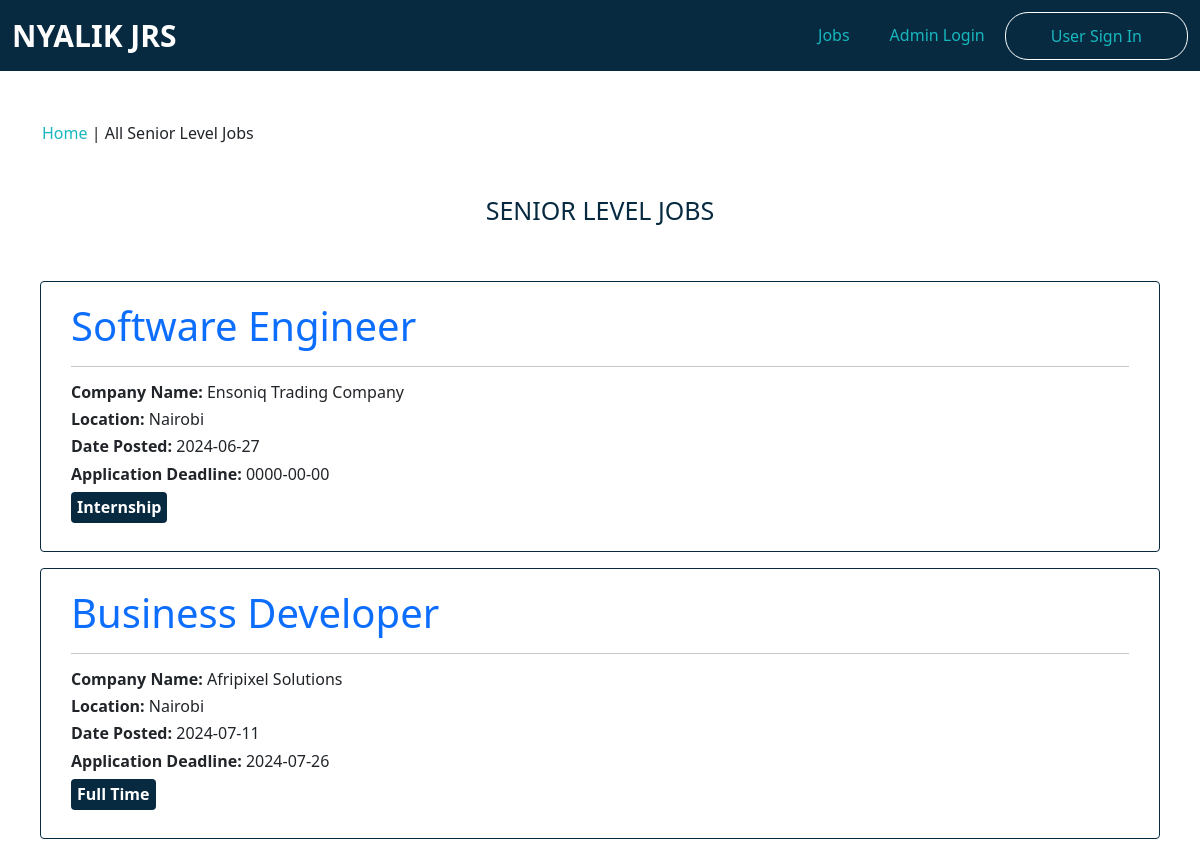
Before: /jobs/senior_level_jobs.php with the older database file.
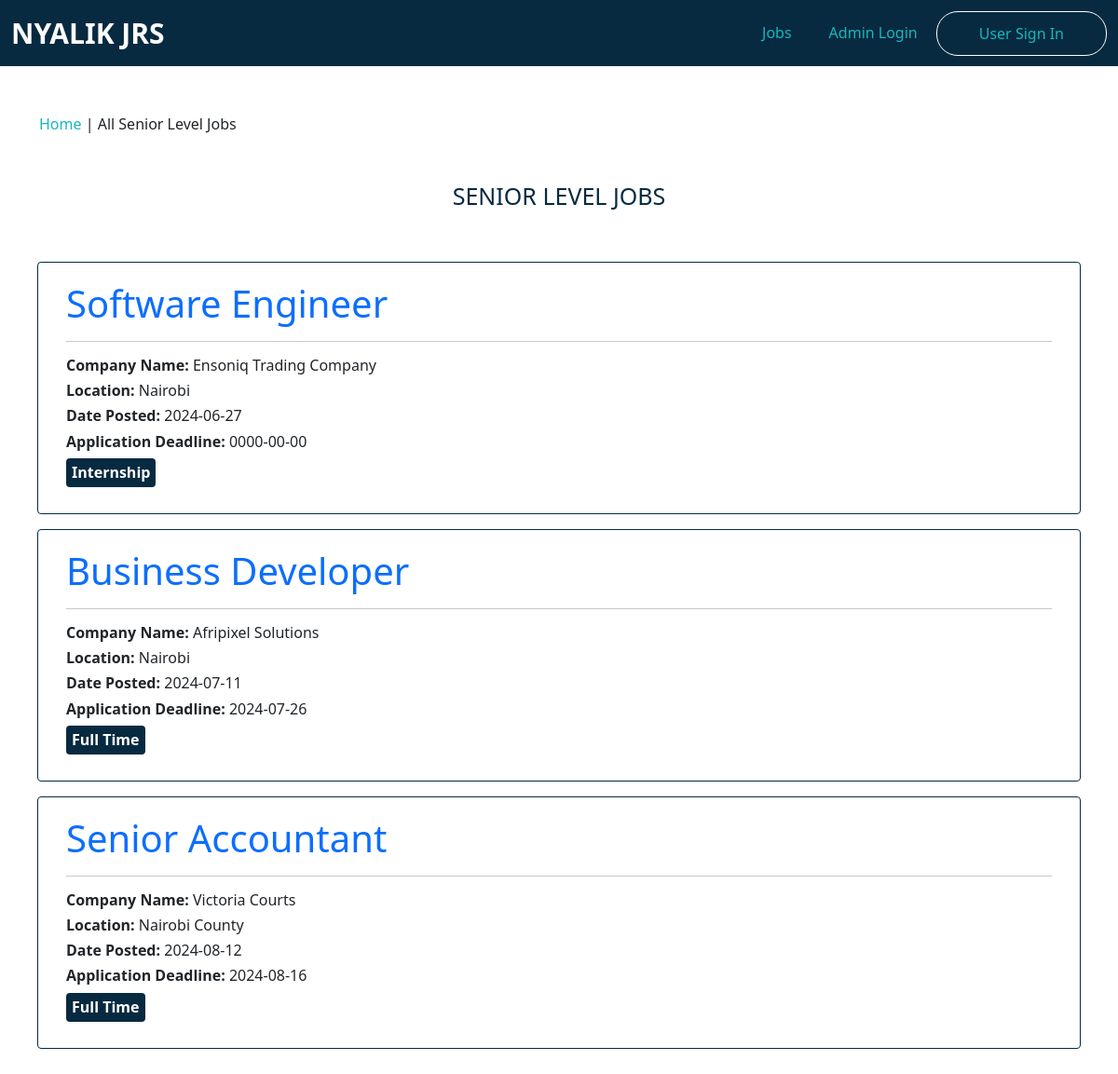
After: the same page with the newer database file.
### tables this page shows
CREATE TABLE `posted_jobs` (
  `jobId` int(11) NOT NULL,
  `jobTitle` varchar(200) NOT NULL,
  `jobDescription` varchar(6000) NOT NULL,
  `jobEmploymentType` varchar(200) NOT NULL,
  `companyName` varchar(200) NOT NULL,
  `totalApplicants` int(11) DEFAULT NULL,
  `coreQualifications` varchar(1200) NOT NULL,
  `date_created` date NOT NULL DEFAULT current_timestamp(),
  `updation_date` datetime DEFAULT NULL ON UPDATE current_timestamp(),
  `status` int(11) NOT NULL,
  `jobLocation` varchar(255) NOT NULL,
  `job_level` varchar(200) NOT NULL,
  `job_salary` varchar(200) NOT NULL,
  `application_deadline` date NOT NULL,
  `job_industry` varchar(255) NOT NULL
);

### jobs/senior_level_jobs.php (the view, shortened to what this page needs)
<?php
include_once "functions/functions.php";
$pdo = databaseConnection();
?>
<?= headerTemplate('JOBS | SENIOR LEVEL'); ?>
<nav class="navbar navbar-expand-lg bg-body-tertiary">
    <div class="container-fluid">
        <a href="index.php?page=home" class="navbar-brand">Nyalik JRS</a>
        <div class="collapse navbar-collapse justify-content-end" id="navbarSupportedContent">
            <?php
            if (!isset($_SESSION["userLoggedIn"]) && $_SESSION["userLoggedIn"] !== true) {
            ?>
                <ul class="navbar-nav">
                    <li class="nav-item">
                        <a class="nav-link" href="#">Jobs</a>
                    </li>
                    <li class="nav-item">
                        <a class="nav-link" href="index.php?page=admin/admin_login">Admin Login</a>
                    </li>
                    <li class="nav-item">
                        <a class="nav-link" href="index.php?page=users/user_login">User Sign In</a>
                    </li>
                </ul>
            <?php }
            ?>
        </div>
    </div>
</nav>
<div class="breadcrumb">
    <div class="container">
        <div class="row">
            <span><a href="index.php?page=home">Home</a> | All Senior Level Jobs</span>
        </div>
    </div>
</div>
<div id="section_title">
    <div class="container">
        <div class="row">
            <h4 class="text-center">Senior Level Jobs</h4>
        </div>
    </div>
</div>
<div id="job_display">
    <div class="container">
        <div class="row">
            <?php
            $sql = $pdo->prepare("SELECT * FROM posted_jobs WHERE job_level LIKE '%Senior Level%'");
            $sql->execute();
            $all_senior_level_jobs = $sql->fetchAll(PDO::FETCH_ASSOC);
            ?>
            <?php foreach ($all_senior_level_jobs as $senior_level_jobs) : ?>
                <?php
                if ($senior_level_jobs["status"] == 1) {
                ?>
                    <div class="job_links col-md-12 my-2">
                        <a href="index.php?page=jobs/individual_job&jobId=<?= $senior_level_jobs['jobId']; ?>">
                            <h1><?= $senior_level_jobs["jobTitle"]; ?></h1>
                        </a>
                        <hr>
                        <h6><span style="font-weight: bold;">Company Name:</span> <span style="font-weight: 300"><?= $senior_level_jobs["companyName"]; ?></span></h6>
                        <h6><span style="font-weight: bold;">Location:</span> <span style="font-weight: 300;"><?= $senior_level_jobs["jobLocation"]; ?></span></h6>
                        <h6><span style="font-weight: bold;">Date Posted:</span> <span style="font-weight: 300;"><?= $senior_level_jobs["date_created"]; ?></span></h6>
                        <h6><span style="font-weight: bold;">Application Deadline:</span> <span style="font-weight: 300;"><?= $senior_level_jobs["application_deadline"];?></span></h6>
                        <h6 style="font-weight: bold; width: fit-content"><?= $senior_level_jobs["jobEmploymentType"]; ?></h6>
                    </div>
            <?php } endforeach; ?>
        </div>
    </div>
</div>

Changed rows visible on the page:
added posted_jobs: jobTitle "Senior Accountant", companyName "Victoria Courts", jobLocation "Nairobi County", date_created "2024-08-12", application_deadline "2024-08-16", jobEmploymentType "Full Time"
